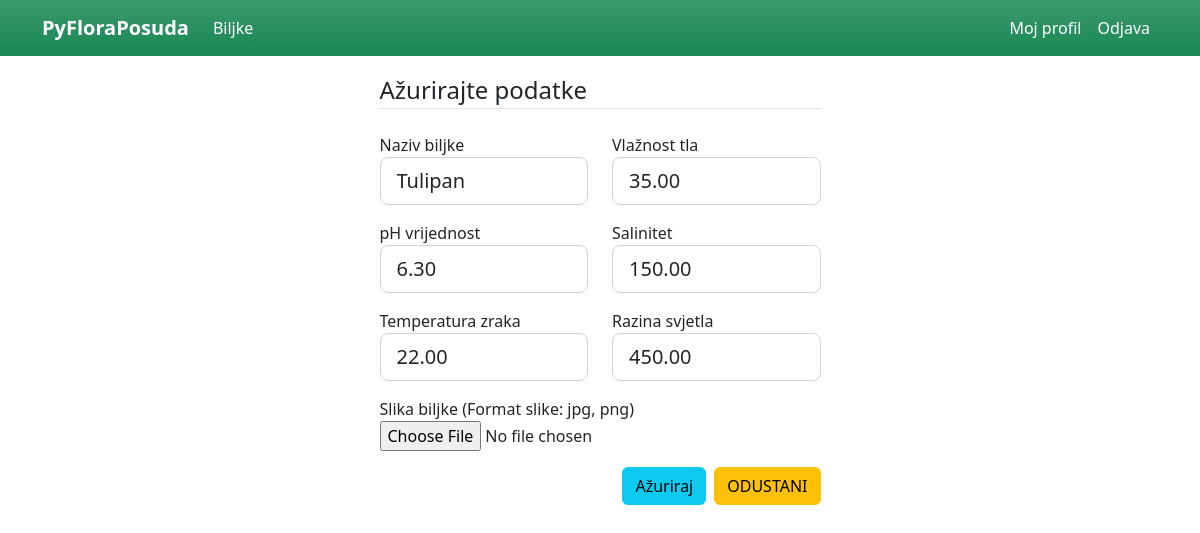
The app's page /azuriranje_biljke/1 (signed in) with its own data.
### app.py (models this page shows)
class Flower(db.Model):
    id = db.Column(db.Integer, primary_key=True)
    flower_name = db.Column(db.String(100), unique=True, nullable=False)
    flower_img = db.Column(db.String(20), unique=True, nullable=False, default='default.jpg')
    soil_humidity = db.Column(db.Float())
    soil_ph = db.Column(db.Float())
    soil_salinity = db.Column(db.Float())
    env_temperature = db.Column(db.Float())
    light_intensity = db.Column(db.Float())
    plant_pot = db.relationship('PyFloraPot', backref='flower', lazy=True)

### app.py (the view)
@app.route("/azuriranje_biljke/<int:flower_id>", methods=['GET', 'POST'])
@login_required
def azuriranje_biljke(flower_id):
    pyflower = Flower.query.get(flower_id)
    form = UpdateFlower()
    if form.validate_on_submit():
        if form.flower_img.data:
            img_file = save_img(form.flower_img.data)
            pyflower.flower_img = img_file
        pyflower.flower_name = form.flower_name.data
        pyflower.soil_humidity = form.soil_humidity.data
        pyflower.soil_ph = form.soil_ph.data
        pyflower.soil_salinity = form.soil_salinity.data
        pyflower.env_temperature = form.env_temperature.data
        pyflower.light_intensity = form.light_intensity.data
        db.session.commit()
        flash('Podaci su ažurirani!', 'success')
        return redirect(url_for('biljka', flower_id=pyflower.id))
    elif request.method == 'GET':
        form.flower_name.data = pyflower.flower_name
        form.soil_humidity.data = pyflower.soil_humidity
        form.soil_ph.data = pyflower.soil_ph
        form.soil_salinity.data = pyflower.soil_salinity
        form.env_temperature.data = pyflower.env_temperature
        form.light_intensity.data = pyflower.light_intensity
    return render_template('azuriranje_biljke.html', title='Ažuriranje podataka', form=form, pyflower=pyflower)

### forms.py
class UpdateFlower(FlaskForm):
    flower_name = StringField('Naziv biljke', validators=[DataRequired()])
    soil_humidity = DecimalField('Vlažnost tla', validators=[DataRequired()])
    soil_ph = DecimalField('pH vrijednost', validators=[DataRequired()])
    soil_salinity = DecimalField('Salinitet', validators=[DataRequired()])
    env_temperature = DecimalField('Temperatura zraka', validators=[DataRequired()])
    light_intensity = DecimalField('Razina svjetla', validators=[DataRequired()])
    flower_img = FileField('Slika biljke (Format slike: jpg, png)', validators=[FileAllowed(['jpg', 'png'])])
    submit = SubmitField('Ažuriraj')
    discard = SubmitField('ODUSTANI')

### app.py (called while the page is built)
@login_manager.user_loader
def load_user(user_id):
    return User.query.get(int(user_id))

### templates/azuriranje_biljke.html (shortened to what this page needs)
{% extends "layout/layout.html" %}
{% block content %}
<div class="col-lg-5 container">
    <form method="POST" action="" enctype="multipart/form-data">
        <fieldset class="form-group">
            <legend class="border-bottom mb-4">Ažurirajte podatke</legend>
            <div class="row mb-3">
                <div class="col">
                    {{ form.flower_name.label(class="form-control-label") }}
                    {{ form.flower_name(class="form-control form-control-lg") }}
                </div>
                <div class="col">
                    {{ form.soil_humidity.label(class="form-control-label") }}
                    {{ form.soil_humidity(class="form-control form-control-lg") }}
                </div>
            </div>
            <div class="row mb-3">
                <div class="col">
                    {{ form.soil_ph.label(class="form-control-label") }}
                    {{ form.soil_ph(class="form-control form-control-lg") }}
                </div>
                <div class="col">
                    {{ form.soil_salinity.label(class="form-control-label") }}
                    {{ form.soil_salinity(class="form-control form-control-lg") }}
                </div>
            </div>
            <div class="row mb-3">
                <div class="col">
                    {{ form.env_temperature.label(class="form-control-label") }}
                    {{ form.env_temperature(class="form-control form-control-lg") }}
                </div>
                <div class="col">
                    {{ form.light_intensity.label(class="form-control-label") }}
                    {{ form.light_intensity(class="form-control form-control-lg") }}
                </div>
            </div>
            <div class="row mb-3">
                <div class="col">
                    {{ form.flower_img.label()}}
                    {{ form.flower_img(class="form-control-file")}}
                </div>
            </div>
            <div class="d-grid gap-2 d-md-flex justify-content-md-end">
                {{ form.submit(class="btn btn-info") }}
                {{ form.discard(class="btn btn-warning") }}
            </div>
        </fieldset>
    </form>
</div>
{% endblock content %}

### records on screen
Flower: flower_name "Tulipan", soil_humidity "35.00", soil_ph "6.30", soil_salinity "150.00", env_temperature "22.00", light_intensity "450.00"
